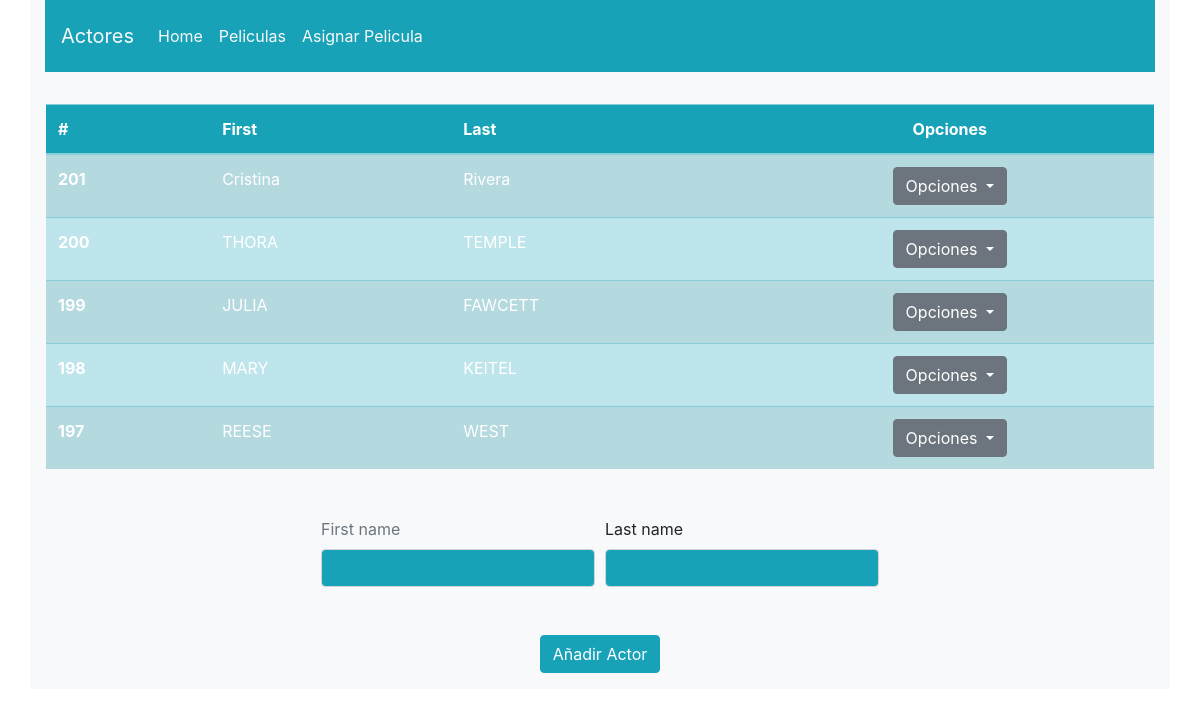
The page / on the database its author committed.
### tables this page shows
CREATE TABLE `actor` (
  `actor_id` smallint(5) UNSIGNED NOT NULL,
  `first_name` varchar(45) NOT NULL,
  `last_name` varchar(45) NOT NULL,
  `last_update` timestamp NOT NULL DEFAULT CURRENT_TIMESTAMP ON UPDATE CURRENT_TIMESTAMP,
  `fecha_nacimiento` date DEFAULT NULL
);

### index.php (the view, shortened to what this page needs)
<?php
require 'miDB.php';
    $data = $myDB->query("SELECT actor_id, first_name, last_name FROM actor ORDER BY actor_id DESC LIMIT 5")->fetchAll();
?>
<!DOCTYPE html>
<html lang="es">
<head>
    <link rel="stylesheet" href="https://cdn.jsdelivr.net/npm/bootstrap@4.6.1/dist/css/bootstrap.min.css">
</head>
<body>
    <div class="container bg-light">
        <nav class="navbar navbar-expand-lg navbar-dark bg-info pt-3 pb-3">
            <a class="navbar-brand text-light" href="index.html">Actores</a>
            <div class="collapse navbar-collapse" id="navbarTogglerDemo02">
              <ul class="navbar-nav mr-auto mt-2 mt-lg-0 ">
                <li class="nav-item active">
                  <a class="nav-link text-light" href="index.html">Home <span class="sr-only">(current)</span></a>
                </li>
                <li class="nav-item">
                  <a class="nav-link text-light" href="pelis.html">Peliculas</a>
                </li>
                <li class="nav-item">
                  <a class="nav-link text-light" data-toggle="modal" data-target="#asignar_pelicula">Asignar Pelicula</a>
                </li>
              </ul>
          </nav>
        <div class="row mt-3 p-md-2" id="tabla">
            <table class="table table-hover table-striped table-responsive-md table-info p-md-3 m-3 m-md-2 text-white">
                <thead class="bg-info">
                  <tr>
                    <th scope="col">#</th>
                    <th scope="col">First</th>
                    <th scope="col">Last</th>
                    <th scope="col" class="text-center">Opciones</th>
                  </tr>
                </thead>
                <tbody>
                  <?php
                    foreach ($data as $row) {
                      echo "<tr>
                                <th scope=\"row\">".$row['actor_id']."</th>
                                <td class=\"".$row['actor_id']."\">".$row['first_name']."</td>
                                <td class=\"".$row['actor_id']."\">".$row['last_name']."</td>
                                <td class=\"text-center\">
                                    <div class=\"btn-group\" role=\"group\" aria-label=\"Button group with nested dropdown\">
                                      <div class=\"btn-group\" role=\"group\">
                                        <button id=\"btnGroupDrop1\" type=\"button\" class=\"btn btn-secondary dropdown-toggle\" data-toggle=\"dropdown\" aria-expanded=\"false\">
                                          Opciones
                                        </button>
                                        <div class=\"dropdown-menu\" aria-labelledby=\"btnGroupDrop1\">
                                          <a class=\"dropdown-item editar-actor\" href=\"#\" id=\"".$row['actor_id']."\" data-toggle=\"modal\" data-target=\"#editar_actor\">Editar</a>
                                          <a class=\"dropdown-item eliminar-actor\" id=\"".$row['actor_id']."\" href=\"#\" data-toggle=\"modal\" data-target=\"#eliminar_actor\">Eliminar</a>
                                          <a class=\"dropdown-item ver-peliculas\" href=\"#\" id=\"".$row['actor_id']."\" data-toggle=\"modal\" data-target=\"#ver_peliculas\">Ver Peliculas</a>
                                        </div>
                                      </div>
                                    </div>
                                </td>
                              </tr>";
                      }
                  ?>
                </tbody>
              </table>
        </div>
        <div class="row mt-3 justify-content-md-around" id="formulario">
            <form class="m-3" method="post" action="insertarActor.php">
                <div class="form-row">
                  <div class="col-md-6 mb-3">
                    <label class="text-muted" for="validationDefault01">First name</label>
                    <input type="text" class="form-control bg-info text-white" name="first_name" id="validationDefault01" required>
                  </div>
                  <div class="col-md-6 mb-3">
                    <label for="validationDefault02">Last name</label>
                    <input type="text" class="form-control bg-info text-white" name="last_name" id="validationDefault02" required>
                  </div>
                </div>
                </div>
                <div class="text-center">
                    <input class="btn btn-info my-3" type="submit" name="submit" value="Añadir Actor">
                </div>
        </div>
</body>
</html>

### rows shown on the page
actor: actor_id "201", first_name "Cristina", last_name "Rivera"
actor: actor_id "200", first_name "THORA", last_name "TEMPLE"
actor: actor_id "199", first_name "JULIA", last_name "FAWCETT"
actor: actor_id "198", first_name "MARY", last_name "KEITEL"
actor: actor_id "197", first_name "REESE", last_name "WEST"
